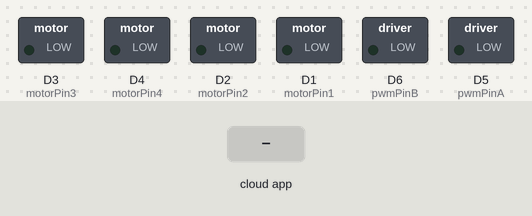
The sketch below on a simulated ESP8266 (NodeMCU). Shown: switched loads named in the sketch (green lamp = pin HIGH). Inputs (shaded band) come from the test bench. The RemoteXY app is connected.

Above: at 1.2 s.
1.3 s: the phone or cloud app sets ENABspeed to 25
At 2.4 s:
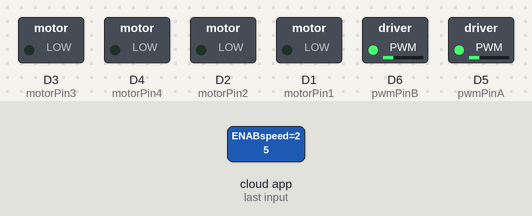
2.8 s: the phone or cloud app sets for_back to -100
At 3.8 s:
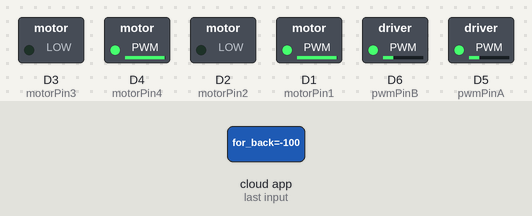
4.3 s: the phone or cloud app sets ENABspeed to 0
At 4.6 s:
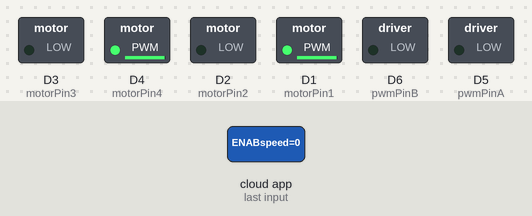
5.8 s: the phone or cloud app sets for_back to 100
At 6.1 s:
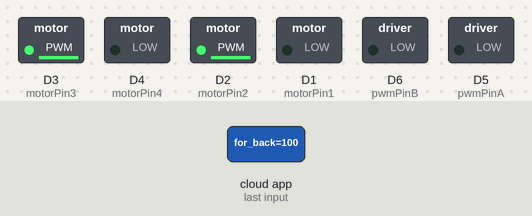
7.3 s: the phone or cloud app sets ENABspeed to 50
At 8.1 s:
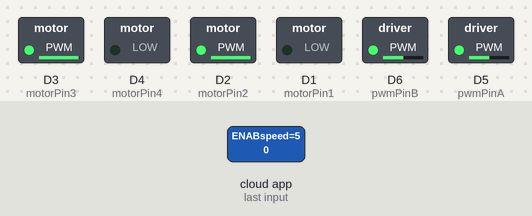
8.8 s: the phone or cloud app sets for_back to 0
At 9.6 s:
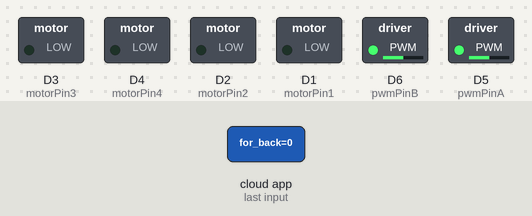
Timing chart, 0 to 11.3 s (numbered marks = the images above; inputs shaded):
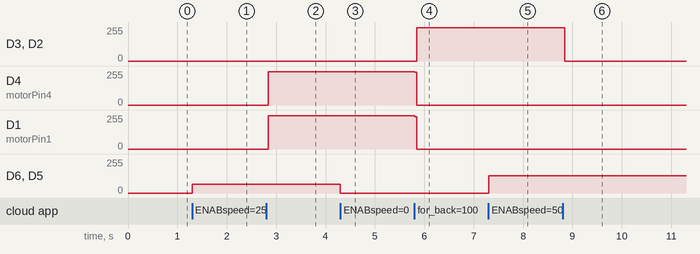

The sketch:

wall_finalv1.ino
```cpp
// (licence header left out)
//////////////////////////////////////////////
//        RemoteXY include library          //
//////////////////////////////////////////////

// you can enable debug logging to Serial at 115200
//#define REMOTEXY__DEBUGLOG

// RemoteXY select connection mode and include library
#define REMOTEXY_MODE__WIFI_POINT

#include <ESP8266WiFi.h>

// RemoteXY connection settings
#define REMOTEXY_WIFI_SSID "wallE2050"
#define REMOTEXY_WIFI_PASSWORD "103750ak"
#define REMOTEXY_SERVER_PORT 6377
#define REMOTEXY_ACCESS_PASSWORD "123456"


#include <RemoteXY.h>

// RemoteXY GUI configuration
#pragma pack(push, 1)
uint8_t RemoteXY_CONF[] =   // 70 bytes
  { 255,5,0,0,0,63,0,18,0,0,0,25,2,106,200,200,84,1,1,4,
  0,4,78,69,7,86,177,5,13,68,0,103,28,5,205,33,143,143,12,19,
  60,60,1,103,26,31,4,82,59,7,86,89,7,12,77,32,77,26,4,60,
  33,7,157,96,68,76,14,160,77,26 };

// this structure defines all the variables and events of your control interface
struct {

    // input variables
  int8_t ENABspeed; // from 0 to 100
  int8_t for_back; // from -100 to 100
  int8_t left_right; // from -100 to 100
  int8_t servo1; // from -100 to 100
  int8_t servo2; // from -100 to 100

    // other variable
  uint8_t connect_flag;  // =1 if wire connected, else =0

} RemoteXY;
#pragma pack(pop)
// head control server
WiFiServer server(80);

/////////////////////////////////////////////
//           END RemoteXY include          //
/////////////////////////////////////////////
// motor
const int motorPin1 = D1;  // Replace with actual pin number
const int motorPin2 = D2;  // Replace with actual pin number
const int motorPin3 = D3;  // Replace with actual pin number
const int motorPin4 = D4;  // Replace with actual pin number
const int pwmPinA = D5;    // Replace with actual pin number
const int pwmPinB = D6;


void handleMovement() {
  int speed = map(RemoteXY.ENABspeed, 0, 100, 0, 255);  // Map speed from 0-100 to 0-255
  int for_back = RemoteXY.for_back;
  int left_right = RemoteXY.left_right;

  // Determine motor states based on joystick position
  if (for_back > 10) {  // RIGHT
    digitalWrite(motorPin1, LOW);
    digitalWrite(motorPin2, HIGH);
    digitalWrite(motorPin3, HIGH);
    digitalWrite(motorPin4, LOW);

  } else if (for_back < -10) {

    digitalWrite(motorPin1, HIGH);
    digitalWrite(motorPin2, LOW);
    digitalWrite(motorPin3, LOW);
    digitalWrite(motorPin4, HIGH);
     // LEFT


  } else if (left_right > 10) {
    digitalWrite(motorPin1, HIGH);
    digitalWrite(motorPin2, LOW);
    digitalWrite(motorPin3, HIGH);
    digitalWrite(motorPin4, LOW);
     // FORWARD


  } else if (left_right < -10) {
    digitalWrite(motorPin1, LOW);
    digitalWrite(motorPin2, HIGH);
    digitalWrite(motorPin3, LOW);
    digitalWrite(motorPin4, HIGH);
 // BACKWARD


  } else {
    // Stop all motors if joystick is in the center
    digitalWrite(motorPin1, LOW);
    digitalWrite(motorPin2, LOW);
    digitalWrite(motorPin3, LOW);
    digitalWrite(motorPin4, LOW);
  }

  // Set motor speed based on slider value
  analogWrite(pwmPinA, speed);
  analogWrite(pwmPinB, speed);
}

void setup()
{
  RemoteXY_Init ();
  server.begin();
  pinMode(motorPin1, OUTPUT);
  pinMode(motorPin2, OUTPUT);
  pinMode(motorPin3, OUTPUT);
  pinMode(motorPin4, OUTPUT);
  pinMode(pwmPinA, OUTPUT);
  pinMode(pwmPinB, OUTPUT);


  // TODO you setup code

}

void loop()
{
  RemoteXY_Handler ();
  digitalWrite(motorPin1, LOW);
  digitalWrite(motorPin2, LOW);
  digitalWrite(motorPin3, LOW);
  digitalWrite(motorPin4, LOW);   // Handle RemoteXY communication

  // Handle motor movement and speed
  handleMovement();
  WiFiClient client = server.available();
  if (client) {
    while (client.connected()) {
      // Send control data as simple text (e.g., "sl1:50,sl2:-30")
      String controlData = "sl1:" + String(RemoteXY.servo1) + ",sl2:" + String(RemoteXY.servo2);
      client.println(controlData);
  // Adjust as needed
    }
    client.stop();
  }


  // TODO you loop code
  // use the RemoteXY structure for data transfer
  // do not call delay(), use instead RemoteXY_delay()


}
```

Measured:
- after the input at 1.3 s, D6 (pwmPinB), D5 (pwmPinA): 0/255 → 64/255 at once
- after the input at 2.8 s, D4 (motorPin4), D1 (motorPin1): 0/255 → 251/255 at once
- after the input at 4.3 s, D6 (pwmPinB), D5 (pwmPinA): 64/255 → 0/255 at once
- after the input at 5.8 s, D3 (motorPin3), D2 (motorPin2): 0/255 → 251/255 at once; D4 (motorPin4), D1 (motorPin1): 251/255 → 0/255 at once
- after the input at 7.3 s, D6 (pwmPinB), D5 (pwmPinA): 0/255 → 128/255 at once
- after the input at 8.8 s, D3 (motorPin3), D2 (motorPin2): 251/255 → 0/255 at once
